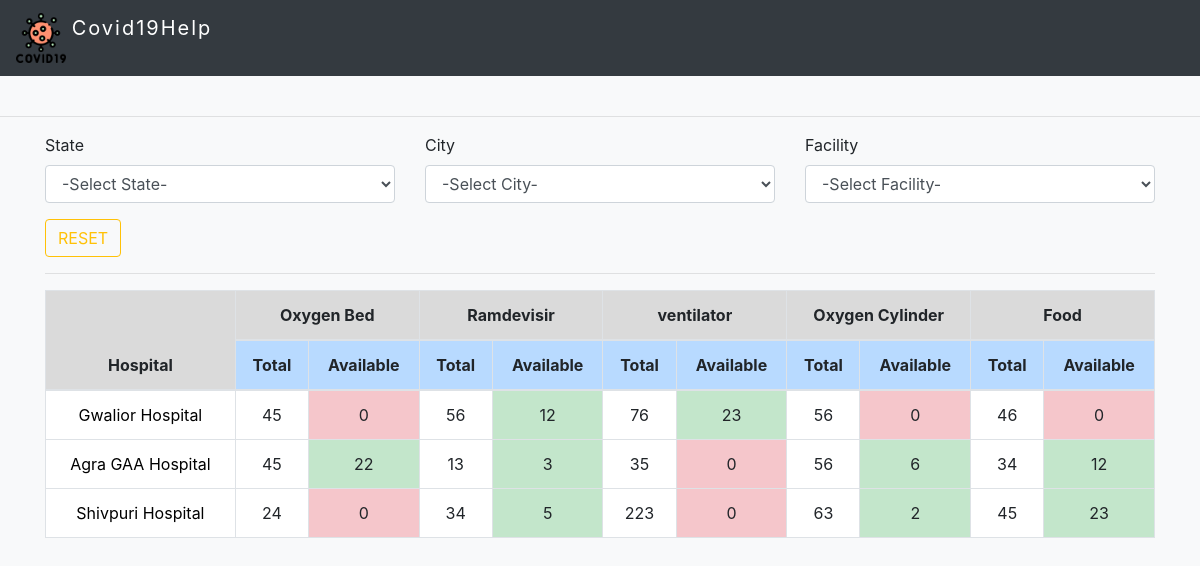
The page / on the database its author committed.
### CHC/models.py (models this page shows, shortened)
class Facility(models.Model):
    title=models.CharField(max_length=100,null=False,blank=False,default='')
    def __str__(self):
        return self.title

class Hospital(models.Model):
    hospitalname=models.CharField(max_length=100,null=False,blank=False)
    city=models.ForeignKey(City,on_delete=models.CASCADE,related_name='hospitals')
    phone=models.CharField(max_length=100,null=False,blank=False)
    address=models.CharField(max_length=100,null=False,blank=False)

class Availability(models.Model):
    hospital=models.ForeignKey(Hospital,on_delete=models.CASCADE,related_name='availabilities')
    facility=models.ForeignKey(Facility,on_delete=models.CASCADE,related_name='availabilities')
    total=models.IntegerField(default=0)
    availabile=models.IntegerField(default=0)
    updated_at=models.DateTimeField(auto_now=True)

### CHC/views.py (the view, shortened to what this page needs)
# urls.py: path('',home,name='homepage'),
def home(request):
    selected_state_id=request.GET.get('state')
    selected_city_id=request.GET.get('city')
    selected_facility_id=request.GET.get('facility')
    facilities=Facility.objects.all().order_by('pk')
    if selected_state_id:
        cities= City.objects.filter(state=selected_state_id)
    else:
        cities=City.objects.all()
    states=State.objects.all()
    hospital=Hospital.objects.all()
    if selected_city_id:
        hospital=hospital.filter(city=City(pk=selected_city_id))
    context={
        'facilities':facilities,
        'cities':cities,
        'states':states,
        'hospital':hospital,
        'selected_state_id':selected_state_id,
        'selected_city_id':selected_city_id,
        'selected_facility_id':selected_facility_id,
    }
    return render(request,template_name='index.html',context=context)

### CHC/models.py (called while the page is built)
    def __str__(self):
        return self.statename

    def __str__(self):
        return self.cityname

### CHC/templatetags/customfilter.py (called while the page is built)
@register.simple_tag()
def get_table_class(value):
    if value:
        return 'table-success'
    return 'table-danger'

@register.simple_tag()
def get_availabilities(hospital):
    return Availability.objects.filter(hospital=hospital).order_by('facility_id')

@register.simple_tag()
def is_option_selected(selected_option,pk):
    if selected_option==str(pk):
        return 'selected'
    return ''

### CHC/templates/index.html (shortened to what this page needs)
{% extends 'base.html' %}
{% load customfilter %}
{% block content %}
<div class="container">
    <div>
        <form action="" id="filterform" method="GET">
            <div class="row">
                <div class="col">
                    <div class="form-group">
                        <label>State</label>
                        <select name="state" class="form-control" id="stateselect">
                            <option value="">-Select State-</option>
                        </select>
                    </div>
                </div>
                <div class="col">
                    <div class="form-group">
                        <label>City</label>
                        <select name="city" class="form-control" id="cityselect">
                            <option value="">-Select City-</option>
                        </select>
                    </div>
                </div>
                <div class="col">
                    <div class="form-group">
                        <label>Facility</label>
                        <select name="facility" class="form-control" id="facilityselect">
                            <option value="">-Select Facility-</option>
                        </select>
                    </div>
                </div>
            </div>
        </form>
        <a href="/" class="btn btn-outline-warning">RESET</a>
    </div>
    <hr>
    <table class="table text-center table-bordered bg-white">
        <thead >
        <tr class="table-active">
            <th rowspan="2">Hospital</th>
            {% for facility in facilities %}
            <th colspan="2" class="text-center">{{facility}}</th>
            {%endfor%}
        </tr>
        <tr class="table-primary">
            {% for facility in facilities %}
            <th>Total</th>
            <th>Available</th>
            {%endfor%}
        </tr>
        </thead>
        <tbody>
        {% for hospital in hospital %}
        <tr>
            <td><a href="/hospital/{{hospital.id}}">{{hospital.hospitalname}}</a></td>
            {% get_availabilities hospital as availabilities %}
            {%for avl in availabilities%}
            <td >{{avl.total}}</td>
            <td class="{%get_table_class avl.availabile%}">{{avl.availabile}}</td>
            {%endfor%}
        </tr>
        {% endfor %}
        </tbody>
    </table>
</div>
{% endblock %}

### CHC/templates/base.html (shortened to what this page needs)
<!doctype html>
<html lang="en">
<head>
    <link rel="stylesheet" href="https://maxcdn.bootstrapcdn.com/bootstrap/4.0.0/css/bootstrap.min.css">
</head>
<body class="bg-light">
<nav class="navbar navbar-dark bg-dark">
    <a class="navbar-brand" href="/">
        <img src="static/picture/covid-19.png" width="50" height="50" class="d-inline-block align-top" alt="">
        <span style="letter-spacing:2px;">Covid19Help</span>
    </a>
</nav>
<br>
<hr>
<div class="contanier">
{% block content%}
{% endblock %}
</div>
</body>
</html>

### CHC/templates/index.html (style rules this page uses)
a { color:black; }

### rows shown on the page
Facility: title "Oxygen Bed"
Facility: title "Ramdevisir"
Facility: title "ventilator"
Facility: title "Oxygen Cylinder"
Facility: title "Food"
Hospital: hospitalname "Gwalior Hospital"
Availability: total "45", availabile "0"
Availability: total "56", availabile "12"
Availability: total "76", availabile "23"
Availability: total "56", availabile "0"
Availability: total "46", availabile "0"
Hospital: hospitalname "Agra GAA Hospital"
Availability: total "45", availabile "22"
Availability: total "13", availabile "3"
Availability: total "35", availabile "0"
Availability: total "56", availabile "6"
Availability: total "34", availabile "12"
Hospital: hospitalname "Shivpuri Hospital"
Availability: total "24", availabile "0"
Availability: total "34", availabile "5"
Availability: total "223", availabile "0"
Availability: total "63", availabile "2"
Availability: total "45", availabile "23"
